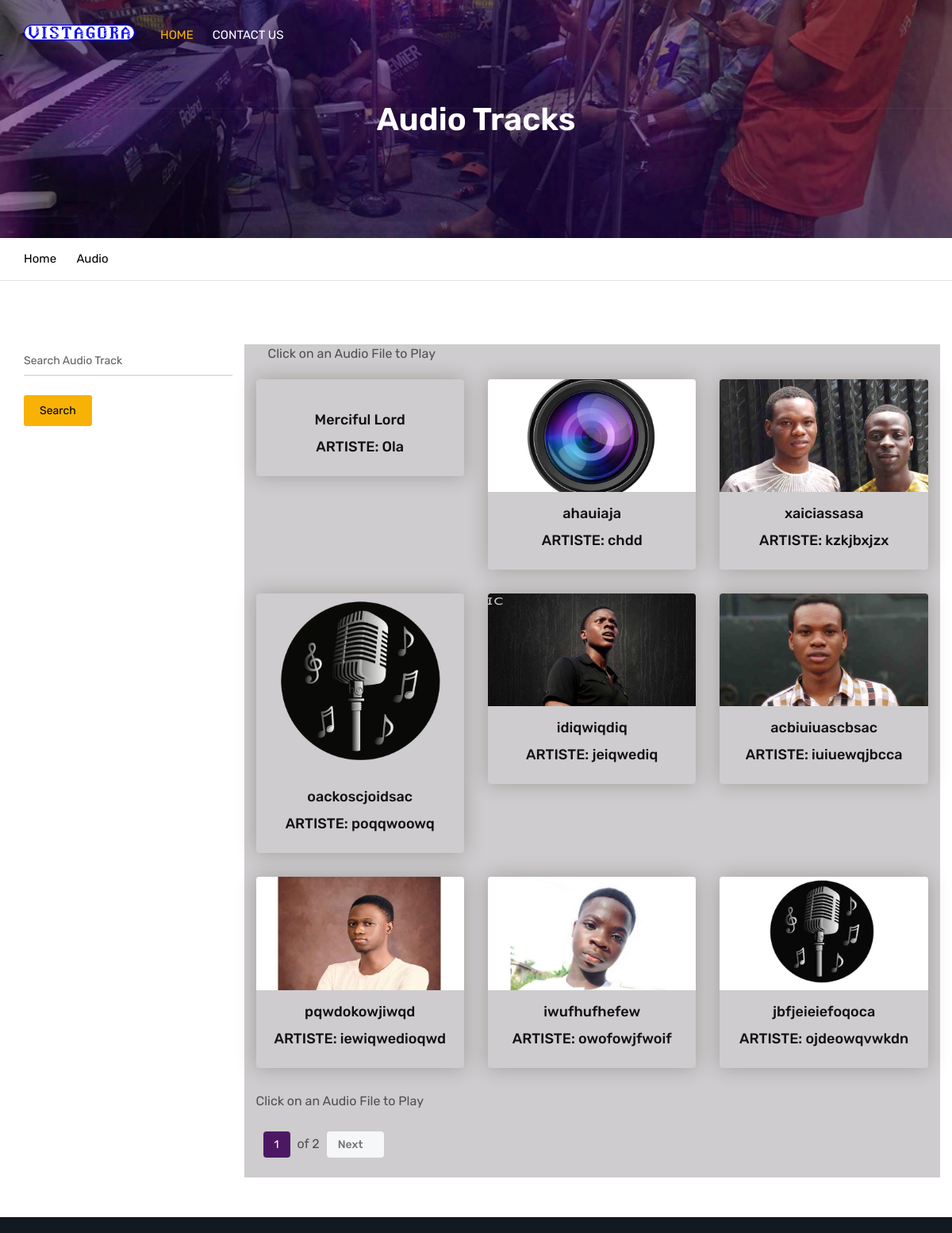
Before: /vista-gora/audio-tracks with the older database file.
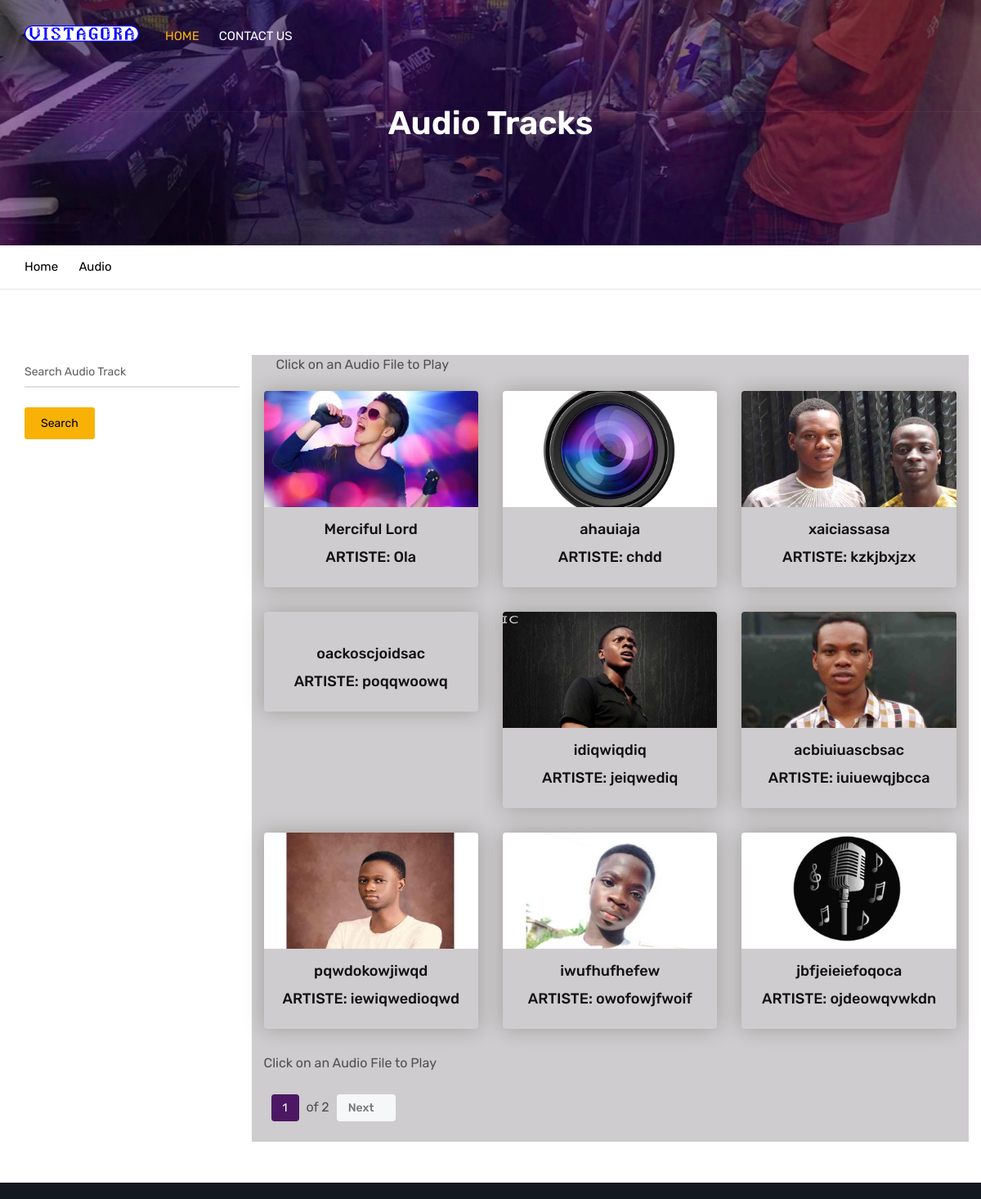
After: the same page with the newer database file.
### ourapp/models.py (models this page shows, shortened)
class Audio(models.Model):
    artiste = models.CharField(max_length=100)
    identification_code= models.CharField(max_length=30,unique=True)
    title= models.CharField(max_length=30)
    description= models.TextField(max_length=300)
    audio_file= models.FileField(upload_to="audio")
    cover_picture= models.FileField(upload_to="cover_picture")

### ourapp/views.py (the view)
# urls.py: path("vista-gora/audio-tracks", views.audio, name="audio"),
def audio(request):
    if request.method=="POST":
        nametok=request.POST.get("dzName")
        tok = nametok
        cont = Audio.objects.all()
        tok = tok.upper()
        got2 = None
        try:
            got2 = []
            for i in cont:
                toU = str(i.title)
                if tok == toU.upper():
                    got2.append(i.identification_code)
            return render(request, "search_course11.html", {"tok": tok, "got": cont, "got2": got2})
        except:
            return render(request, "search_course11.html", {"tok": tok, "cont": cont, "ck": False})
    else:
        global keeprow
        keeprow = []
        all_c = Audio.objects.all()
        keepobj=[]
        keepno=0
        nmbr=0
        for i in all_c:
            keepno+=1
            keepobj.append(i)
            if keepno==9:
                keepno=0
                keeprow.append(keepobj)
                keepobj = []
        if keepno != 0:#(1)if there is second row but its not up to 9 fields add the remaining fields OR (2)add keepobj because we only have one page only and it's not up to 9 fields
            keeprow.append(keepobj)
        if len(keeprow)> 1: #to enable page
            return render(request, "audio.html", {"enablepage": True, "nmbr": nmbr,"curr_page":nmbr+1,
                                "pageno":len(keeprow),"keeprow":keeprow[0]})
        return render(request, "audio.html",{"enablepage": False, "nmbr": nmbr, "keeprow": keeprow[0],
                                             "curr_page":nmbr+1})

### ourapp/templates/audio.html (shortened to what this page needs)
{% load static %}
<!DOCTYPE html>
<html lang="en">
<head>
	<link rel="stylesheet" type="text/css" href="{% static 'assets/css/assets.css' %}">
	<link rel="stylesheet" type="text/css" href="{% static 'assets/css/typography.css' %}">
	<link rel="stylesheet" type="text/css" href="{% static 'assets/css/shortcodes/shortcodes.css' %}">
	<link rel="stylesheet" type="text/css" href="{% static 'assets/css/style.css' %}">
	<link class="skin" rel="stylesheet" type="text/css" href="{% static 'assets/css/color/color-1.css' %}">
	<link rel="stylesheet" type="text/css" href="{% static 'assets/vendors/revolution/css/layers.css' %}">
	<link rel="stylesheet" type="text/css" href="{% static 'assets/vendors/revolution/css/settings.css' %}">
	<link rel="stylesheet" type="text/css" href="{% static 'assets/vendors/revolution/css/navigation.css' %}">
	<link rel="stylesheet" type="text/css" href="{% static 'admin/assets/css/dashboard.css' %}">
</head>
<body id="bg">
<div class="page-wraper">
   <header class="header rs-nav header-transparent">
		<div class="sticky-header navbar-expand-lg">
            <div class="menu-bar clearfix">
                <div class="container clearfix">
					<div class="menu-logo">
						<a href="{% url 'index' %}"><img src="{% static 'assets/images/logo-white.png' %}" alt=""></a>
					</div>
                    <div class="menu-links navbar-collapse collapse justify-content-start" id="menuDropdown">
                        <ul class="nav navbar-nav">
							<li class="active"><a href="{% url 'index' %}"><p>Home</p></a></li>
							<li><a href="{% url 'contact'  %}"><p>Contact Us<p></a></li>
						</ul>
                    </div>
                </div>
            </div>
        </div>
    </header>
    <div class="page-content bg-white">
        <div class="page-banner" style="background-image:url({% static 'assets/images/bgp2.jpg' %});">
			 <div class="container">
                <div class="page-banner-entry">
                    <h1 class="text-white">Audio Tracks</h1>
				 </div>
            </div>
        </div>
		<div class="breadcrumb-row">
			<div class="container">
				<ul class="list-inline">
					<li><a href="{% url 'index' %}">Home</a></li>
					<li> <a >Audio</a></li>
				</ul>
			</div>
		</div>
		<div class="content-block">
			<div class="section-area section-sp1">
                <div class="container">
					 <div class="row">
						<div class="col-lg-3 col-md-4 col-sm-12 m-b30">
							<div class="widget courses-search-bx placeani">
								<div class="form-group">
									<form action="" method="POST">
										<div class="input-group">
											<label>Search Audio Track</label>
											<input name="dzName" type="text" required class="form-control">
										</div>
										<button class="btn">Search</button>
									</form>
								</div>
							</div>
							<div class="widget">
							</div>
						</div>
							<div class="col-lg-9 col-md-8 col-sm-12 bgsong admin-courses">
								<div  class="col-lg-12 m-b20">Click on an Audio File to Play</div>
									<div class="row">
										{% for row in keeprow%}
											<div class="col-md-6 col-lg-4 col-sm-6 m-b30">
												<div class="cours-bx">
													<div class="action-box">
														<div class="">
															<img src="{{row.cover_picture.url}}" alt="">
														</div>
													</div>
													<div class="info-bx text-center">
														<h5><a href="#">{{row.title}}</a></h5>
														<h5><a href="#">ARTISTE: {{row.artiste}}</a></h5>
													</div>
												</div>
											</div>
										{% endfor %}
										<div  class="col-lg-12 m-b20">Click on an Audio File to Play</div>
										<div class="col-lg-12 m-b20">
											{% if enablepage %}
												<div class="pagination-bx rounded-sm gray clearfix">
													<ul class="pagination">
																	<li class="active givepad"><a href="#">{{curr_page}} </a></li>
																	<span><li > of {{pageno}}</a></li></span>
														{% if curr_page != pageno %}
															<li class="next givepad"><a href="{% url 'npage' nmbr %}">Next <i class="ti-arrow-right"></i></a></li>
														{% endif %}
													</ul>
												</div>
											{% endif %}
										</div>
									</div>
							</div>
					 	</div>
				</div>
            </div>
        </div>
    </div>
    <footer>
        <div class="footer-top">
        </div>
    </footer>
</div>
</body>
</html>

### staticfiles/assets/css/typography.css (style rules this page uses)
body { background-color: white; font-family: Rubik; font-size: 16px; font-weight: 400; color:#505050; padding: 0; margin: 0; overflow-x: hidden; -webkit-font-smoothing: antialiased; font-smoothing: antialiased; -moz-osx-font-smoothing: grayscale; scroll-behavior: smooth; }
a { color: yellow; outline: 0 none; text-decoration: none; }
p a { color: #333333; }
img { border-style: none; height: auto; max-width: 100%; vertical-align: middle; }
section, article, aside, details, figcaption, figure, footer, header, hgroup, main, menu, nav, summary { display: block; }
p, address, pre, hr, ul, ol, dl, dd, table { margin-bottom: 24px; }
p { line-height: 28px; margin-bottom: 24px; }
h1, h2, h3, h4, h5, h6 { color: #111111; font-family: rubik; margin-top:0; }
h1 a, h2 a, h3 a, h4 a, h5 a, h6 a { color: inherit; }
h1 { font-size: 36px; line-height: 45px; margin-bottom: 25px; font-weight: 700; }
h5 { font-size: 18px; line-height: 24px; margin-bottom: 10px; font-weight: 500; }
dl, ul, ol { list-style-position: outside; padding: 0; }
ul, ol { margin-bottom: 24px; }
ul li, ol li { padding: 0; }
.m-b20 { margin-bottom: 20px; }
.m-b30 { margin-bottom: 30px; }
.text-white { color: #fff; }
.bg-white { background-color: #FFF; }
.text-white { color: #FFF; }
.list-inline li { display: inline-block; }
.givepad { padding-right: 8px; padding-left: 8px; }
.bgsong { background: rgba(10,0,10,.2); }

### staticfiles/assets/css/color/color-1.css (style rules this page uses)
:root { --primary: #4c1864; --sc-primary: #4d0a91; }
.bg-primary,.btn,.comments-area .comment-form p input[type="submit"],.pagination > .active > a,.pagination > .active > span,.pagination > .active > a:hover,.pagination > .active > span:hover,.pagination > .active > a:focus,.pagination > .active > span:focus,.feature-filters .active > [class*="btn"],.list-num-count > li:before,.pagination-bx.primary .pagination > li > a, .pagination-bx.primary .pagination > li > span,button.back-to-top,.rev-btn { background-color: #4c1864; }
.btn:active,.btn:hover,.btn:focus,.active > .btn,.bg-primary-dark,.pagination > li > a:hover, .pagination > li > span:hover, .pagination > li > a:focus, .pagination > li > span:focus ,.pagination > .active > a, .pagination > .active > span, .pagination > .active > a:hover, .pagination > .active > span:hover, .pagination > .active > a:focus, .pagination > .active > span:focus,.sidenav .closebtn:hover,.sidenav .closebtn:focus,.owl-btn-1.primary .owl-prev:hover, .owl-btn-1.primary .owl-next:hover,.owl-btn-2.primary .owl-prev:hover, .owl-btn-2.primary .owl-next:hover,.pagination-bx.primary .pagination > li > a:hover, .pagination-bx.primary .pagination > li > span:hover,.pagination-bx.primary .pagination > li.active > span,.pagination-bx.primary .pagination > li.active > a { background-color: #4d0a91; }
a,.text-primary,.primary li:before,.menu-links .nav > li.active > a,.menu-links .nav > li:hover > a,.menu-links .nav > li .mega-menu > li ul a:hover,.menu-links .nav > li .sub-menu li:hover > a,footer a:active,footer a:focus,footer a:hover,footer h1 a,footer h2 a,footer h3 a,footer h4 a,footer h5 a,footer h6 a,footer p a,.testimonial-1 .testimonial-position,.acod-head a:after,.acod-head a,.acod-head a:hover,.acod-head a.collapsed:hover,.ttr-tabs .nav-tabs > li > a i,h1 a:hover,h2 a:hover,h3 a:hover,h4 a:hover,h5 a:hover,h6 a:hover,.btn.outline,.btn-link:hover { color: #4c1864; }
.footer-top,.footer-bottom { background-color: #121921; }
.portfolio-bx .portfolio-info-bx,.btn.outline:hover,.course-info-list ul li a.active, .course-info-list ul li a:hover,.btn,.profile-tabnav .nav li a.active,button.back-to-top,.upcoming-event-carousel.owl-btn-1 .owl-prev, .upcoming-event-carousel.owl-btn-1 .owl-next,.courses-carousel .owl-nav .owl-next, .courses-carousel .owl-nav .owl-prev, .recent-news-carousel .owl-nav .owl-next, .recent-news-carousel .owl-nav .owl-prev, .testimonial-carousel .owl-nav .owl-next, .testimonial-carousel .owl-nav .owl-prev { background-color:#f7b205; color:#000; }
.footer_widget ul li a:hover,[class*="ovbl-"] .counter-style-1 .counter-text,.header-transparent .secondary-menu .btn-link:hover,.header-transparent .menu-links .nav > li:hover > a,.header-transparent .menu-links .nav > li.active > a { color:#f7b205; }

### staticfiles/assets/css/shortcodes/layout.css (style rules this page uses)
#bg { background-attachment: fixed; background-size: cover; }

### staticfiles/assets/css/shortcodes/list.css (style rules this page uses)
ul[class*="list-"] { font-family: "rubik",sans-serif; font-size:15px; }

### staticfiles/assets/css/shortcodes/overlay.css (style rules this page uses)
.action-box { overflow: hidden; position: relative; }

### staticfiles/assets/css/shortcodes/widget.css (style rules this page uses)
.widget { margin-bottom: 50px; }

Changed rows visible on the page:
changed Audio "Merciful Lord": cover_picture: picture added
changed Audio "oackoscjoidsac": cover_picture: picture removed
